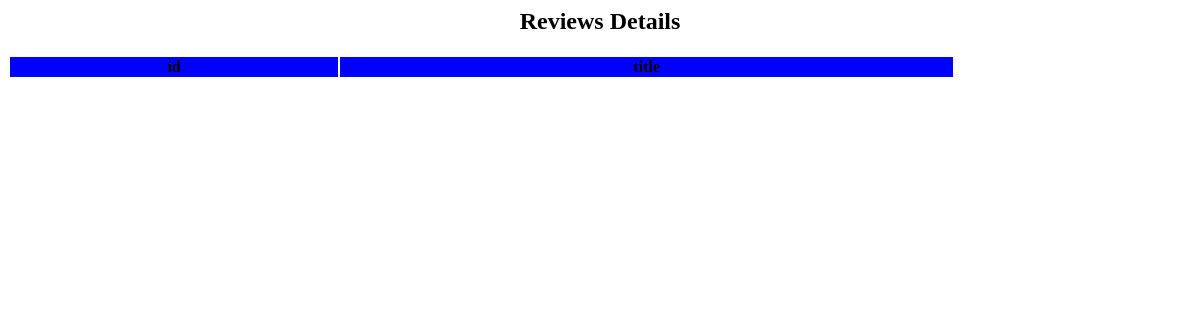
Before: /homepage/ with the older database file.
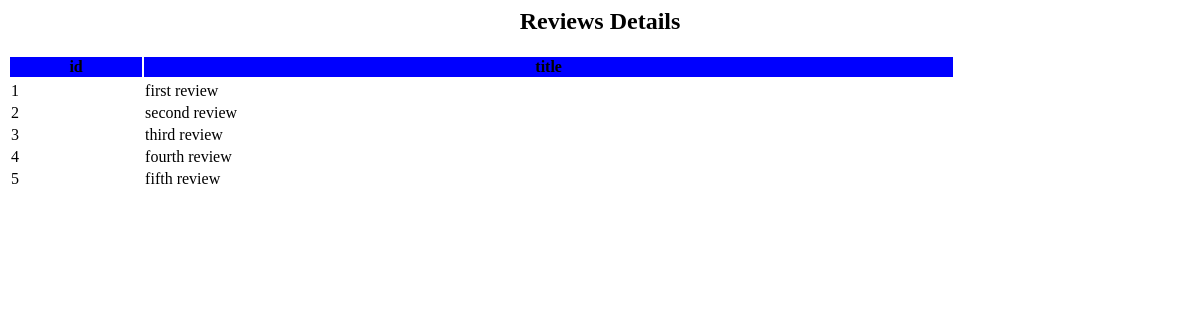
After: the same page with the newer database file.
### users/models.py (models this page shows)
class ApiTestModel(models.Model):
    title = models.CharField(max_length=255)

### users/views.py (the view)
# urls.py: path('homepage/', views.homepage, name="homepage"),
def homepage(request):
    all_data=ApiTestModel.objects.all()
    return render(request, 'hompage.html', {"informations" : all_data})

### users/templates/hompage.html (shortened to what this page needs)
<html>
    <head>
    </head>
    <body>
        <h2 style="text-align:center">  Reviews Details </h2>
          <table class= 'table' style = "width: 80%">
            <thead class='thead-light' style="background-color : blue">
              <tr>
              <th>id</th>
              <th>title </th>
            </thead>
            <tbody >
              <tr>
              {% for i in informations %}
              <td>   {{ i.id}}   </td>
              <td> {{ i.title}} </td>
              </tr>
              {%endfor%}
              </tbody>
          </table>
    </body>
</html>

Changed rows visible on the page:
added ApiTestModel: id "1", title "first review"
added ApiTestModel: id "2", title "second review"
added ApiTestModel: id "3", title "third review"
added ApiTestModel: id "4", title "fourth review"
added ApiTestModel: id "5", title "fifth review"
